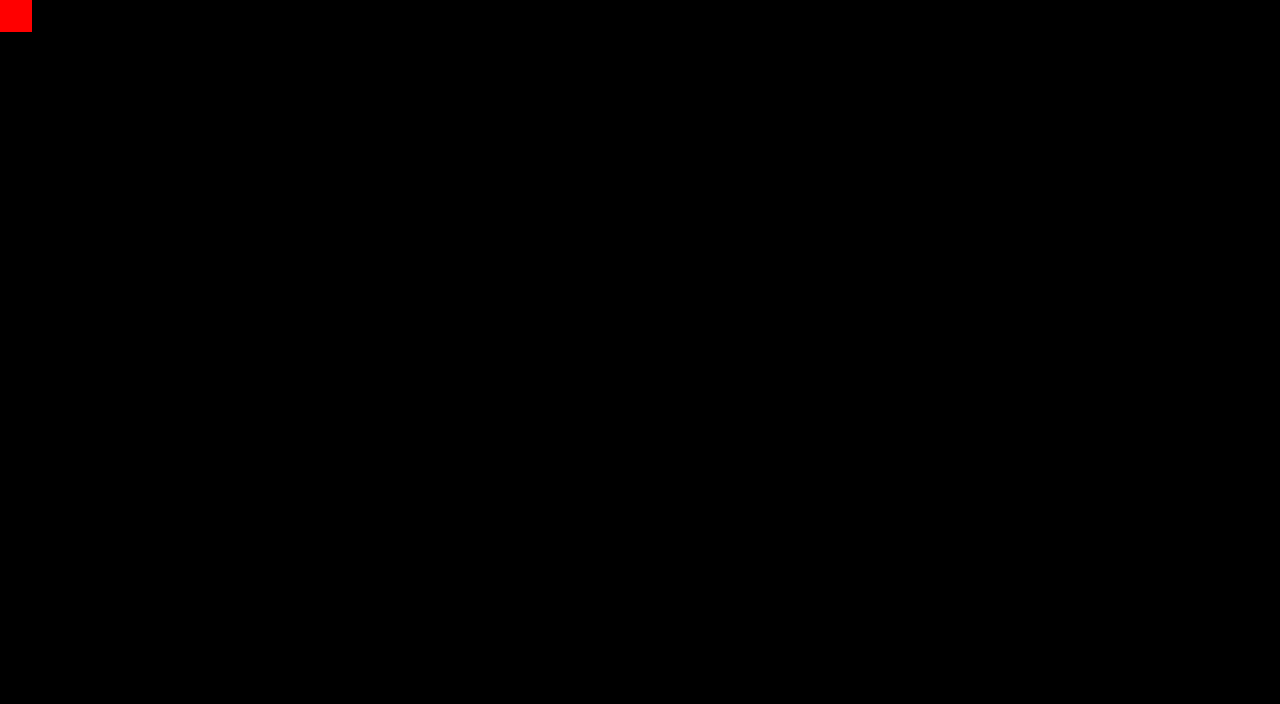

This game map was drawn from its Tiled (.tmx) file and the tilesets committed beside it. A one-line description and the full map source follow:
An orthogonal 40x22 tile map with 32x32 px tiles, 4 tile layers (regions, input_ground, output_ground, output_collisions).

<map version="1.0" tiledversion="1.0.3" orientation="orthogonal" renderorder="right-down" width="40" height="22" tilewidth="32" tileheight="32" nextobjectid="1">
 <tileset firstgid="1" name="Boundaries" tilewidth="32" tileheight="32" tilecount="1" columns="1">
  <image source="Boundaries.png" trans="ffffff" width="32" height="32" />
 </tileset>
 <layer name="regions" width="40" height="22">
  <data encoding="csv">
1,0,0,0,0,0,0,0,0,0,0,0,0,0,0,0,0,0,0,0,0,0,0,0,0,0,0,0,0,0,0,0,0,0,0,0,0,0,0,0,
0,0,0,0,0,0,0,0,0,0,0,0,0,0,0,0,0,0,0,0,0,0,0,0,0,0,0,0,0,0,0,0,0,0,0,0,0,0,0,0,
0,0,0,0,0,0,0,0,0,0,0,0,0,0,0,0,0,0,0,0,0,0,0,0,0,0,0,0,0,0,0,0,0,0,0,0,0,0,0,0,
0,0,0,0,0,0,0,0,0,0,0,0,0,0,0,0,0,0,0,0,0,0,0,0,0,0,0,0,0,0,0,0,0,0,0,0,0,0,0,0,
0,0,0,0,0,0,0,0,0,0,0,0,0,0,0,0,0,0,0,0,0,0,0,0,0,0,0,0,0,0,0,0,0,0,0,0,0,0,0,0,
0,0,0,0,0,0,0,0,0,0,0,0,0,0,0,0,0,0,0,0,0,0,0,0,0,0,0,0,0,0,0,0,0,0,0,0,0,0,0,0,
0,0,0,0,0,0,0,0,0,0,0,0,0,0,0,0,0,0,0,0,0,0,0,0,0,0,0,0,0,0,0,0,0,0,0,0,0,0,0,0,
0,0,0,0,0,0,0,0,0,0,0,0,0,0,0,0,0,0,0,0,0,0,0,0,0,0,0,0,0,0,0,0,0,0,0,0,0,0,0,0,
0,0,0,0,0,0,0,0,0,0,0,0,0,0,0,0,0,0,0,0,0,0,0,0,0,0,0,0,0,0,0,0,0,0,0,0,0,0,0,0,
0,0,0,0,0,0,0,0,0,0,0,0,0,0,0,0,0,0,0,0,0,0,0,0,0,0,0,0,0,0,0,0,0,0,0,0,0,0,0,0,
0,0,0,0,0,0,0,0,0,0,0,0,0,0,0,0,0,0,0,0,0,0,0,0,0,0,0,0,0,0,0,0,0,0,0,0,0,0,0,0,
0,0,0,0,0,0,0,0,0,0,0,0,0,0,0,0,0,0,0,0,0,0,0,0,0,0,0,0,0,0,0,0,0,0,0,0,0,0,0,0,
0,0,0,0,0,0,0,0,0,0,0,0,0,0,0,0,0,0,0,0,0,0,0,0,0,0,0,0,0,0,0,0,0,0,0,0,0,0,0,0,
0,0,0,0,0,0,0,0,0,0,0,0,0,0,0,0,0,0,0,0,0,0,0,0,0,0,0,0,0,0,0,0,0,0,0,0,0,0,0,0,
0,0,0,0,0,0,0,0,0,0,0,0,0,0,0,0,0,0,0,0,0,0,0,0,0,0,0,0,0,0,0,0,0,0,0,0,0,0,0,0,
0,0,0,0,0,0,0,0,0,0,0,0,0,0,0,0,0,0,0,0,0,0,0,0,0,0,0,0,0,0,0,0,0,0,0,0,0,0,0,0,
0,0,0,0,0,0,0,0,0,0,0,0,0,0,0,0,0,0,0,0,0,0,0,0,0,0,0,0,0,0,0,0,0,0,0,0,0,0,0,0,
0,0,0,0,0,0,0,0,0,0,0,0,0,0,0,0,0,0,0,0,0,0,0,0,0,0,0,0,0,0,0,0,0,0,0,0,0,0,0,0,
0,0,0,0,0,0,0,0,0,0,0,0,0,0,0,0,0,0,0,0,0,0,0,0,0,0,0,0,0,0,0,0,0,0,0,0,0,0,0,0,
0,0,0,0,0,0,0,0,0,0,0,0,0,0,0,0,0,0,0,0,0,0,0,0,0,0,0,0,0,0,0,0,0,0,0,0,0,0,0,0,
0,0,0,0,0,0,0,0,0,0,0,0,0,0,0,0,0,0,0,0,0,0,0,0,0,0,0,0,0,0,0,0,0,0,0,0,0,0,0,0,
0,0,0,0,0,0,0,0,0,0,0,0,0,0,0,0,0,0,0,0,0,0,0,0,0,0,0,0,0,0,0,0,0,0,0,0,0,0,0,0
</data>
 </layer>
 <layer name="input_ground" width="40" height="22">
  <data encoding="csv">
1,0,0,0,0,0,0,0,0,0,0,0,0,0,0,0,0,0,0,0,0,0,0,0,0,0,0,0,0,0,0,0,0,0,0,0,0,0,0,0,
0,0,0,0,0,0,0,0,0,0,0,0,0,0,0,0,0,0,0,0,0,0,0,0,0,0,0,0,0,0,0,0,0,0,0,0,0,0,0,0,
0,0,0,0,0,0,0,0,0,0,0,0,0,0,0,0,0,0,0,0,0,0,0,0,0,0,0,0,0,0,0,0,0,0,0,0,0,0,0,0,
0,0,0,0,0,0,0,0,0,0,0,0,0,0,0,0,0,0,0,0,0,0,0,0,0,0,0,0,0,0,0,0,0,0,0,0,0,0,0,0,
0,0,0,0,0,0,0,0,0,0,0,0,0,0,0,0,0,0,0,0,0,0,0,0,0,0,0,0,0,0,0,0,0,0,0,0,0,0,0,0,
0,0,0,0,0,0,0,0,0,0,0,0,0,0,0,0,0,0,0,0,0,0,0,0,0,0,0,0,0,0,0,0,0,0,0,0,0,0,0,0,
0,0,0,0,0,0,0,0,0,0,0,0,0,0,0,0,0,0,0,0,0,0,0,0,0,0,0,0,0,0,0,0,0,0,0,0,0,0,0,0,
0,0,0,0,0,0,0,0,0,0,0,0,0,0,0,0,0,0,0,0,0,0,0,0,0,0,0,0,0,0,0,0,0,0,0,0,0,0,0,0,
0,0,0,0,0,0,0,0,0,0,0,0,0,0,0,0,0,0,0,0,0,0,0,0,0,0,0,0,0,0,0,0,0,0,0,0,0,0,0,0,
0,0,0,0,0,0,0,0,0,0,0,0,0,0,0,0,0,0,0,0,0,0,0,0,0,0,0,0,0,0,0,0,0,0,0,0,0,0,0,0,
0,0,0,0,0,0,0,0,0,0,0,0,0,0,0,0,0,0,0,0,0,0,0,0,0,0,0,0,0,0,0,0,0,0,0,0,0,0,0,0,
0,0,0,0,0,0,0,0,0,0,0,0,0,0,0,0,0,0,0,0,0,0,0,0,0,0,0,0,0,0,0,0,0,0,0,0,0,0,0,0,
0,0,0,0,0,0,0,0,0,0,0,0,0,0,0,0,0,0,0,0,0,0,0,0,0,0,0,0,0,0,0,0,0,0,0,0,0,0,0,0,
0,0,0,0,0,0,0,0,0,0,0,0,0,0,0,0,0,0,0,0,0,0,0,0,0,0,0,0,0,0,0,0,0,0,0,0,0,0,0,0,
0,0,0,0,0,0,0,0,0,0,0,0,0,0,0,0,0,0,0,0,0,0,0,0,0,0,0,0,0,0,0,0,0,0,0,0,0,0,0,0,
0,0,0,0,0,0,0,0,0,0,0,0,0,0,0,0,0,0,0,0,0,0,0,0,0,0,0,0,0,0,0,0,0,0,0,0,0,0,0,0,
0,0,0,0,0,0,0,0,0,0,0,0,0,0,0,0,0,0,0,0,0,0,0,0,0,0,0,0,0,0,0,0,0,0,0,0,0,0,0,0,
0,0,0,0,0,0,0,0,0,0,0,0,0,0,0,0,0,0,0,0,0,0,0,0,0,0,0,0,0,0,0,0,0,0,0,0,0,0,0,0,
0,0,0,0,0,0,0,0,0,0,0,0,0,0,0,0,0,0,0,0,0,0,0,0,0,0,0,0,0,0,0,0,0,0,0,0,0,0,0,0,
0,0,0,0,0,0,0,0,0,0,0,0,0,0,0,0,0,0,0,0,0,0,0,0,0,0,0,0,0,0,0,0,0,0,0,0,0,0,0,0,
0,0,0,0,0,0,0,0,0,0,0,0,0,0,0,0,0,0,0,0,0,0,0,0,0,0,0,0,0,0,0,0,0,0,0,0,0,0,0,0,
0,0,0,0,0,0,0,0,0,0,0,0,0,0,0,0,0,0,0,0,0,0,0,0,0,0,0,0,0,0,0,0,0,0,0,0,0,0,0,0
</data>
 </layer>
 <layer name="output_ground" width="40" height="22">
  <data encoding="csv">
1,0,0,0,0,0,0,0,0,0,0,0,0,0,0,0,0,0,0,0,0,0,0,0,0,0,0,0,0,0,0,0,0,0,0,0,0,0,0,0,
0,0,0,0,0,0,0,0,0,0,0,0,0,0,0,0,0,0,0,0,0,0,0,0,0,0,0,0,0,0,0,0,0,0,0,0,0,0,0,0,
0,0,0,0,0,0,0,0,0,0,0,0,0,0,0,0,0,0,0,0,0,0,0,0,0,0,0,0,0,0,0,0,0,0,0,0,0,0,0,0,
0,0,0,0,0,0,0,0,0,0,0,0,0,0,0,0,0,0,0,0,0,0,0,0,0,0,0,0,0,0,0,0,0,0,0,0,0,0,0,0,
0,0,0,0,0,0,0,0,0,0,0,0,0,0,0,0,0,0,0,0,0,0,0,0,0,0,0,0,0,0,0,0,0,0,0,0,0,0,0,0,
0,0,0,0,0,0,0,0,0,0,0,0,0,0,0,0,0,0,0,0,0,0,0,0,0,0,0,0,0,0,0,0,0,0,0,0,0,0,0,0,
0,0,0,0,0,0,0,0,0,0,0,0,0,0,0,0,0,0,0,0,0,0,0,0,0,0,0,0,0,0,0,0,0,0,0,0,0,0,0,0,
0,0,0,0,0,0,0,0,0,0,0,0,0,0,0,0,0,0,0,0,0,0,0,0,0,0,0,0,0,0,0,0,0,0,0,0,0,0,0,0,
0,0,0,0,0,0,0,0,0,0,0,0,0,0,0,0,0,0,0,0,0,0,0,0,0,0,0,0,0,0,0,0,0,0,0,0,0,0,0,0,
0,0,0,0,0,0,0,0,0,0,0,0,0,0,0,0,0,0,0,0,0,0,0,0,0,0,0,0,0,0,0,0,0,0,0,0,0,0,0,0,
0,0,0,0,0,0,0,0,0,0,0,0,0,0,0,0,0,0,0,0,0,0,0,0,0,0,0,0,0,0,0,0,0,0,0,0,0,0,0,0,
0,0,0,0,0,0,0,0,0,0,0,0,0,0,0,0,0,0,0,0,0,0,0,0,0,0,0,0,0,0,0,0,0,0,0,0,0,0,0,0,
0,0,0,0,0,0,0,0,0,0,0,0,0,0,0,0,0,0,0,0,0,0,0,0,0,0,0,0,0,0,0,0,0,0,0,0,0,0,0,0,
0,0,0,0,0,0,0,0,0,0,0,0,0,0,0,0,0,0,0,0,0,0,0,0,0,0,0,0,0,0,0,0,0,0,0,0,0,0,0,0,
0,0,0,0,0,0,0,0,0,0,0,0,0,0,0,0,0,0,0,0,0,0,0,0,0,0,0,0,0,0,0,0,0,0,0,0,0,0,0,0,
0,0,0,0,0,0,0,0,0,0,0,0,0,0,0,0,0,0,0,0,0,0,0,0,0,0,0,0,0,0,0,0,0,0,0,0,0,0,0,0,
0,0,0,0,0,0,0,0,0,0,0,0,0,0,0,0,0,0,0,0,0,0,0,0,0,0,0,0,0,0,0,0,0,0,0,0,0,0,0,0,
0,0,0,0,0,0,0,0,0,0,0,0,0,0,0,0,0,0,0,0,0,0,0,0,0,0,0,0,0,0,0,0,0,0,0,0,0,0,0,0,
0,0,0,0,0,0,0,0,0,0,0,0,0,0,0,0,0,0,0,0,0,0,0,0,0,0,0,0,0,0,0,0,0,0,0,0,0,0,0,0,
0,0,0,0,0,0,0,0,0,0,0,0,0,0,0,0,0,0,0,0,0,0,0,0,0,0,0,0,0,0,0,0,0,0,0,0,0,0,0,0,
0,0,0,0,0,0,0,0,0,0,0,0,0,0,0,0,0,0,0,0,0,0,0,0,0,0,0,0,0,0,0,0,0,0,0,0,0,0,0,0,
0,0,0,0,0,0,0,0,0,0,0,0,0,0,0,0,0,0,0,0,0,0,0,0,0,0,0,0,0,0,0,0,0,0,0,0,0,0,0,0
</data>
 </layer>
 <layer name="output_collisions" width="40" height="22">
  <data encoding="csv">
1,0,0,0,0,0,0,0,0,0,0,0,0,0,0,0,0,0,0,0,0,0,0,0,0,0,0,0,0,0,0,0,0,0,0,0,0,0,0,0,
0,0,0,0,0,0,0,0,0,0,0,0,0,0,0,0,0,0,0,0,0,0,0,0,0,0,0,0,0,0,0,0,0,0,0,0,0,0,0,0,
0,0,0,0,0,0,0,0,0,0,0,0,0,0,0,0,0,0,0,0,0,0,0,0,0,0,0,0,0,0,0,0,0,0,0,0,0,0,0,0,
0,0,0,0,0,0,0,0,0,0,0,0,0,0,0,0,0,0,0,0,0,0,0,0,0,0,0,0,0,0,0,0,0,0,0,0,0,0,0,0,
0,0,0,0,0,0,0,0,0,0,0,0,0,0,0,0,0,0,0,0,0,0,0,0,0,0,0,0,0,0,0,0,0,0,0,0,0,0,0,0,
0,0,0,0,0,0,0,0,0,0,0,0,0,0,0,0,0,0,0,0,0,0,0,0,0,0,0,0,0,0,0,0,0,0,0,0,0,0,0,0,
0,0,0,0,0,0,0,0,0,0,0,0,0,0,0,0,0,0,0,0,0,0,0,0,0,0,0,0,0,0,0,0,0,0,0,0,0,0,0,0,
0,0,0,0,0,0,0,0,0,0,0,0,0,0,0,0,0,0,0,0,0,0,0,0,0,0,0,0,0,0,0,0,0,0,0,0,0,0,0,0,
0,0,0,0,0,0,0,0,0,0,0,0,0,0,0,0,0,0,0,0,0,0,0,0,0,0,0,0,0,0,0,0,0,0,0,0,0,0,0,0,
0,0,0,0,0,0,0,0,0,0,0,0,0,0,0,0,0,0,0,0,0,0,0,0,0,0,0,0,0,0,0,0,0,0,0,0,0,0,0,0,
0,0,0,0,0,0,0,0,0,0,0,0,0,0,0,0,0,0,0,0,0,0,0,0,0,0,0,0,0,0,0,0,0,0,0,0,0,0,0,0,
0,0,0,0,0,0,0,0,0,0,0,0,0,0,0,0,0,0,0,0,0,0,0,0,0,0,0,0,0,0,0,0,0,0,0,0,0,0,0,0,
0,0,0,0,0,0,0,0,0,0,0,0,0,0,0,0,0,0,0,0,0,0,0,0,0,0,0,0,0,0,0,0,0,0,0,0,0,0,0,0,
0,0,0,0,0,0,0,0,0,0,0,0,0,0,0,0,0,0,0,0,0,0,0,0,0,0,0,0,0,0,0,0,0,0,0,0,0,0,0,0,
0,0,0,0,0,0,0,0,0,0,0,0,0,0,0,0,0,0,0,0,0,0,0,0,0,0,0,0,0,0,0,0,0,0,0,0,0,0,0,0,
0,0,0,0,0,0,0,0,0,0,0,0,0,0,0,0,0,0,0,0,0,0,0,0,0,0,0,0,0,0,0,0,0,0,0,0,0,0,0,0,
0,0,0,0,0,0,0,0,0,0,0,0,0,0,0,0,0,0,0,0,0,0,0,0,0,0,0,0,0,0,0,0,0,0,0,0,0,0,0,0,
0,0,0,0,0,0,0,0,0,0,0,0,0,0,0,0,0,0,0,0,0,0,0,0,0,0,0,0,0,0,0,0,0,0,0,0,0,0,0,0,
0,0,0,0,0,0,0,0,0,0,0,0,0,0,0,0,0,0,0,0,0,0,0,0,0,0,0,0,0,0,0,0,0,0,0,0,0,0,0,0,
0,0,0,0,0,0,0,0,0,0,0,0,0,0,0,0,0,0,0,0,0,0,0,0,0,0,0,0,0,0,0,0,0,0,0,0,0,0,0,0,
0,0,0,0,0,0,0,0,0,0,0,0,0,0,0,0,0,0,0,0,0,0,0,0,0,0,0,0,0,0,0,0,0,0,0,0,0,0,0,0,
0,0,0,0,0,0,0,0,0,0,0,0,0,0,0,0,0,0,0,0,0,0,0,0,0,0,0,0,0,0,0,0,0,0,0,0,0,0,0,0
</data>
 </layer>
</map>
